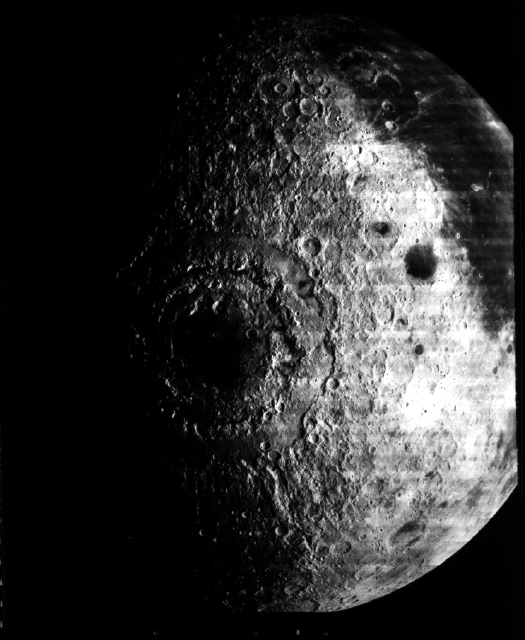
//> input picture Project10_tty5/lunar.jpg, 525 x 640 px
$ ./fft5   (built with g++ and OpenCV 4)
//> lines starting //> are read from the running program, lines starting //| are printed output that depends on the picture; after the words box and inside, x2 and y2 are one past the last pixel; in counts of white or black regions, pixels touching at a corner belong together
#include "opencv2/opencv.hpp"
#include <iostream>
using namespace std;
using namespace cv;

void displayDFT(Mat& src)
{
	Mat image_array[2] = { Mat::zeros(src.size(), CV_32F), Mat::zeros(src.size(), CV_32F) };

	split(src, image_array);

	Mat mag_image;

	magnitude(image_array[0], image_array[1], mag_image);

	mag_image += Scalar::all(1);
	log(mag_image, mag_image);

	normalize(mag_image, mag_image, 0, 1, NORM_MINMAX);
	imshow("DFT", mag_image);
	waitKey(0);
}

void shuffleDFT(Mat& src)
{
	int cX = src.cols / 2;
	int cY = src.rows / 2;

	Mat q1(src, Rect(0, 0, cX, cY));
	Mat q2(src, Rect(cX, 0, cX, cY));
	Mat q3(src, Rect(0, cY, cX, cY));
	Mat q4(src, Rect(cX, cY, cX, cY));

	Mat tmp;
	q1.copyTo(tmp);
	q4.copyTo(q1);
	tmp.copyTo(q4);
	q2.copyTo(tmp);
	q3.copyTo(q2);
	tmp.copyTo(q3);
}

Mat getFilter(Size size)
{
	Mat tmp = Mat(size, CV_32F);

	for (int i = 0; i < tmp.rows; i++) {
		for (int j = 0; j < tmp.cols; j++) {
			if (j > (tmp.cols / 2 - 10) && j<(tmp.cols / 2 + 10) && i >(tmp.rows / 2 + 10)) tmp.at<float>(i, j) = 0;
			else if (j > (tmp.cols / 2 - 10) && j < (tmp.cols / 2 + 10) && i < (tmp.rows / 2 - 10)) tmp.at<float>(i, j) = 0;
			else tmp.at<float>(i, j) = 1;
		}
	}
	Mat toMerge[] = { tmp, tmp };
	Mat filter;
	merge(toMerge, 2, filter);
	return filter;
}
int main()
{
	Mat src = imread("lunar.jpg", IMREAD_GRAYSCALE);
//> src is the input picture: 640 rows x 525 cols, CV_8UC1; min 0, max 255, mean 47.9
	Mat src_float, dft_image;
	imshow("original", src);

	src.convertTo(src_float, CV_32FC1, 1.0 / 255.0);
	dft(src_float, dft_image, DFT_COMPLEX_OUTPUT);
	shuffleDFT(dft_image);
	displayDFT(dft_image);
//> in displayDFT, `normalize(mag_image, mag_image, 0, 1, NORM_MINMAX);`:
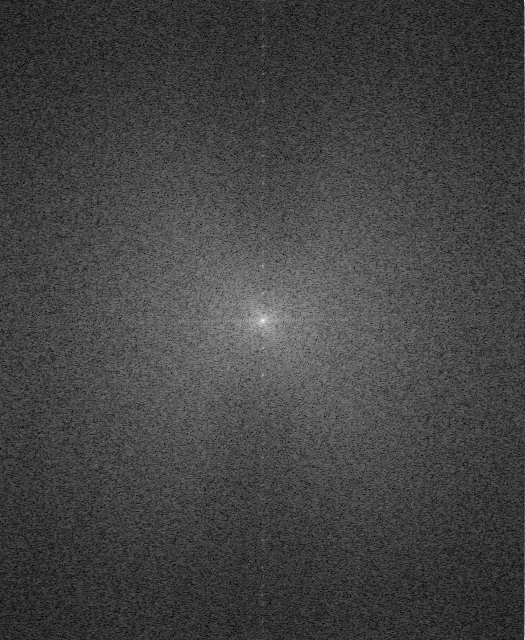
//> mag_image: 640 rows x 525 cols, CV_32FC1; min 0, max 1, mean 0.265

	Mat lowpass = getFilter(dft_image.size());
//> after the loop in getFilter, `for (int i = 0; i < tmp.rows; i++)`:
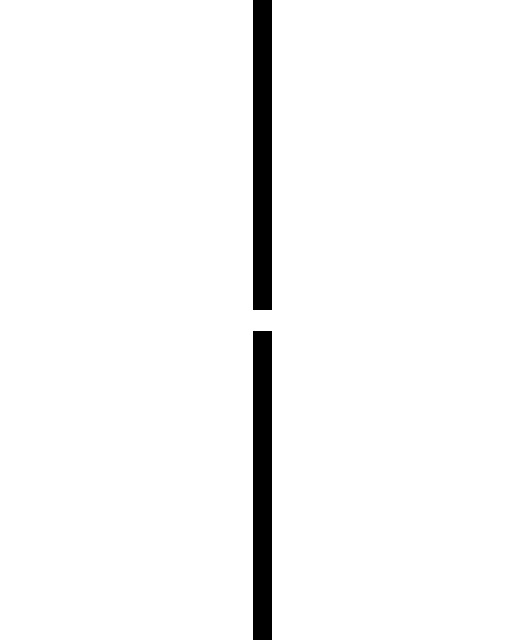
//> tmp: 640 rows x 525 cols, CV_32FC1; values 0 (black) and 1 (white), 96.5% white; 2 black regions, box (x1, y1, x2, y2) and area: (253, 0, 272, 310) 5890, (253, 331, 272, 640) 5871
	Mat result;

	multiply(dft_image, lowpass, result);
	displayDFT(result);
//> in displayDFT (call 2), `normalize(mag_image, mag_image, 0, 1, NORM_MINMAX);`:
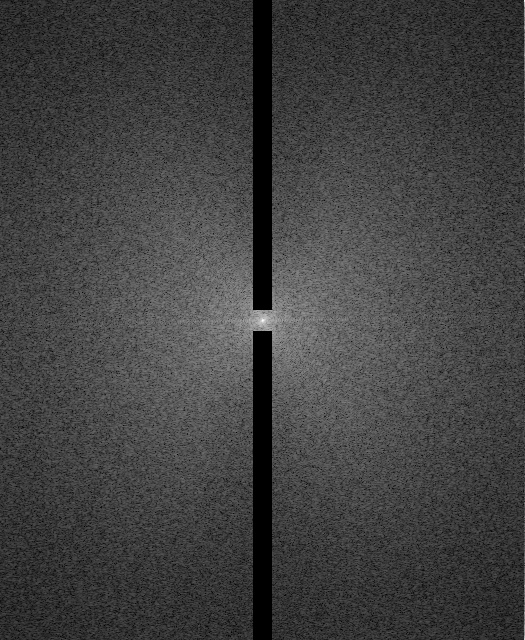
//> mag_image: 640 rows x 525 cols, CV_32FC1; min 0, max 1, mean 0.256

	Mat inverted_image;
	shuffleDFT(result);
	idft(result, inverted_image, DFT_SCALE | DFT_REAL_OUTPUT);
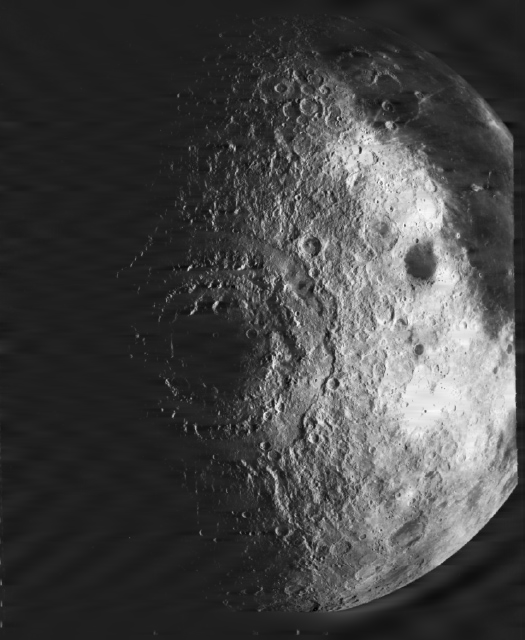
//> inverted_image: 640 rows x 525 cols, CV_32FC1; min -0.156, max 1.12, mean 0.188; drawn with min black and max white
	imshow("inverted", inverted_image);
	waitKey(0);
	return 1;
}
